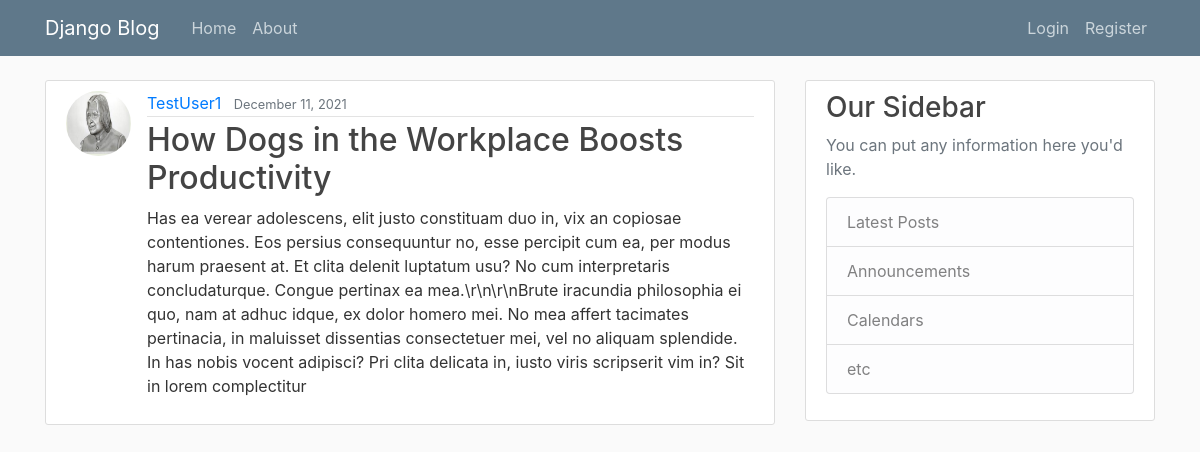
Screenshot of /post/23 with the database file from the repository.
### blog/models.py (models this page shows, shortened)
class Post(models.Model):
    title=models.CharField(max_length=100)
    content=models.TextField()
    date_posted=models.DateTimeField(default=timezone.now)
    author=models.ForeignKey(User,on_delete=models.CASCADE)

### users/models.py (models this page shows, shortened)
class Profile(models.Model):
    user=models.OneToOneField(User,on_delete=models.CASCADE)
    image=models.ImageField(default='default.jpg',upload_to='profile_pics')

### blog/views.py (the view)
# urls.py: path('post/<int:pk>',PostDetailView.as_view(),name="post-detail"),
class PostDetailView(DetailView):
    model=Post

### blog/templates/blog/post_detail.html (shortened to what this page needs)
{% extends 'blog/base.html' %}
{% block content %}
    <article class="media content-section">
      <img class="rounded-circle article-img" src="{{ object.author.profile.image.url }}" alt="">
      <div class="media-body">
        <div class="article-metadata">
          <a class="mr-2" href="{% url 'user-posts' object.author.username %}">{{ object.author }}</a>
          <small class="text-muted">{{ object.date_posted | date:"F d, Y" }}</small>
        </div>
        <h2 class="article-title">{{ object.title }}</h2>
        <p class="article-content">{{ object.content }}</p>
      </div>
    </article>
{% endblock content %}

### blog/static/blog/main.css (style rules this page uses)
body { background: #fafafa; color: #333333; margin-top: 5rem; }
h1, h2, h3, h4, h5, h6 { color: #444444; }
.content-section { background: #ffffff; padding: 10px 20px; border: 1px solid #dddddd; border-radius: 3px; margin-bottom: 20px; }
.article-title { color: #444444; }
.article-content { white-space: pre-line; }
.article-img { height: 65px; width: 65px; margin-right: 16px; }
.article-metadata { padding-bottom: 1px; margin-bottom: 4px; border-bottom: 1px solid #e3e3e3 }

### rows the page displays
Post: author.profile.image (placeholder picture), author "TestUser1", date_posted "December 11, 2021", title "How Dogs in the Workplace Boosts Productivity", content "Has ea verear adolescens, elit justo constituam duo in, vix an copiosae contentiones. Eos persius consequuntur no, esse percipit cum ea, per modus harum praesent at. Et clita delenit luptatum usu? No cum interpretaris concludaturque. Congue pertinax ea mea.\\r\\n\\r\\nBrute iracundia philosophia ei quo, nam at adhuc idque, ex dolor homero mei. No mea affert tacimates pertinacia, in maluisset dissentias consectetuer mei, vel no aliquam splendide. In has nobis vocent adipisci? Pri clita delicata in, iusto viris scripserit vim in? Sit in lorem complectitur"
